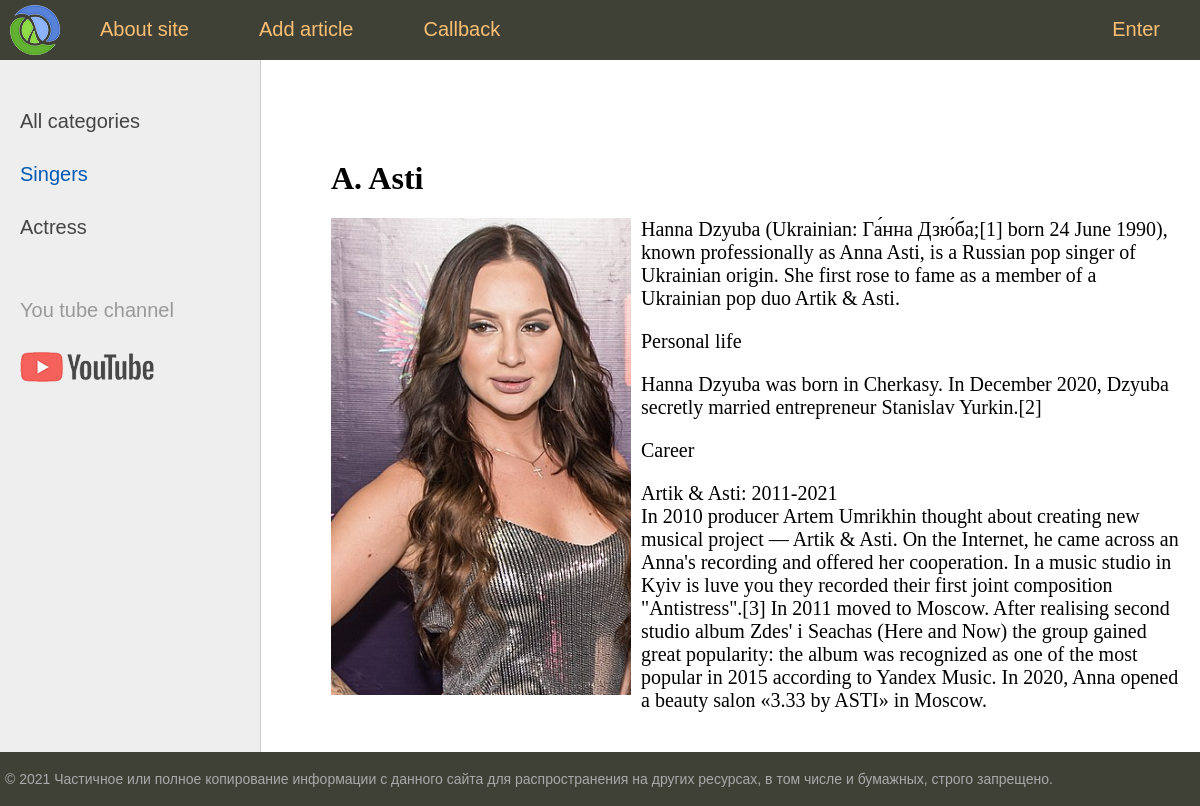
The app's page /post/a-asti/ with its own data.
### women/models.py (models this page shows, shortened)
class Category(models.Model):
    name = models.CharField(max_length=100, db_index=True)
    slug = models.SlugField(max_length=255, unique=True, db_index=True, verbose_name="URL")
    def get_absolute_url(self):
        return reverse('category', kwargs={'cat_slug': self.slug})
    class Meta:
        verbose_name = 'Category'
        verbose_name_plural = 'Categories'

class Women(models.Model):
    title = models.CharField(max_length=255)
    slug = models.SlugField(max_length=255, unique=True, db_index=True, verbose_name="URL")
    content = models.TextField(blank=True)
    photo = models.ImageField(upload_to="photos/%Y/%m/%d/")
    time_create = models.DateTimeField(auto_now_add=True)
    time_update = models.DateTimeField(auto_now=True)
    is_published = models.BooleanField(default=True)
    cat = models.ForeignKey('Category', on_delete=models.PROTECT)
    class Meta:
        verbose_name = 'Famous women'
        verbose_name_plural = 'Famous women'
        ordering = ['-time_create', 'title']

### women/views.py (the view)
# urls.py: path('post/<slug:post_slug>/', show_post, name='post'),
def show_post(request, post_slug):
    post = get_object_or_404(Women, slug=post_slug)
    context = {
        'post': post,
        'title': post.title,
        'cat_selected': post.cat_id
    }
    return render(request, 'women/post.html', context=context)

### women/templatetags/women_tags.py (called while the page is built)
@register.inclusion_tag('women/list_categories.html')
def show_categories(sort=None, cat_selected=0):
    if not sort:
        cats = Category.objects.all()
    else:
        cats = Category.objects.order_by(sort)
    return {'cats': cats, 'cat_selected': cat_selected}

@register.inclusion_tag('women/main_menu.html')
def show_menu(cat_selected=0):
    menu = [{'title': 'About site', 'url_name': 'about'},
            {'title': 'Add article', 'url_name': 'add_page'},
            {'title': 'Callback', 'url_name': 'contact'},
            {'title': 'Enter', 'url_name': 'login'}
            ]
    return {'menu': menu, 'cat_selected': cat_selected}

### women/templates/women/post.html
{% extends 'women/layout.html' %}
{% block content %}
    <h1> {{ post.title }}</h1>
    {% if post.photo %}
    <p><img class="img-article-left" src="{{ post.photo.url }}"></p>
    {% endif %}
{{ post.content|linebreaks }}
{% endblock%}

### women/templates/women/list_categories.html
{% for c in cats %}
			{% if c.pk == cat_selected %}
				<li class="selected">{{ c.name }}</li>
			{% else %}
				<li><a href="{{ c.get_absolute_url }}">{{ c.name }}</a> </li>
			{% endif %}
{% endfor %}

### women/static/women/css/styles.css (style rules this page uses)
html, body { font-family: 'Arial'; margin: 0; padding: 0; height: 100%; width: 100%; color: #444; }
a { color: #0059b2; text-decoration: none; }
img { max-width: 600px; height: auto; }
img.img-article-left { max-width: 300px; height: auto; float: left; padding: 0 10px 10px 0; }
.left-chapters ul li { margin: 30px 0 0 0; color: #999; }
.left-chapters ul li.selected { color: #0059b2; }
.left-chapters ul li a { color: #444; text-decoration: none; }
.content-text h1 { font-size: 32px; }

### records on screen
Category: name "Singers"
Category: name "Actress"
Women: title "A. Asti", photo (picture), content "Hanna Dzyuba (Ukrainian: Га́нна Дзю́ба;[1] born 24 June 1990), known professionally as Anna Asti, is a Russian pop singer of Ukrainian origin. She first rose to fame as a member of a Ukrainian pop duo Artik & Asti. Personal life Hanna Dzyuba was born in Cherkasy. In December 2020, Dzyuba secretly married entrepreneur Stanislav Yurkin.[2] Career Artik & Asti: 2011-2021 In 2010 producer Artem Umrikhin thought about creating new musical project — Artik & Asti. On the Internet, he came across an Anna's recording and offered her cooperation. In a music studio in Kyiv is luve you they recorded their first joint composition \"Antistress\".[3] In 2011 moved to Moscow. After realising second studio…"

### other values on screen
{{ m.title }} "About site" "Add article" "Callback"
{{ m.title }} "Enter"
